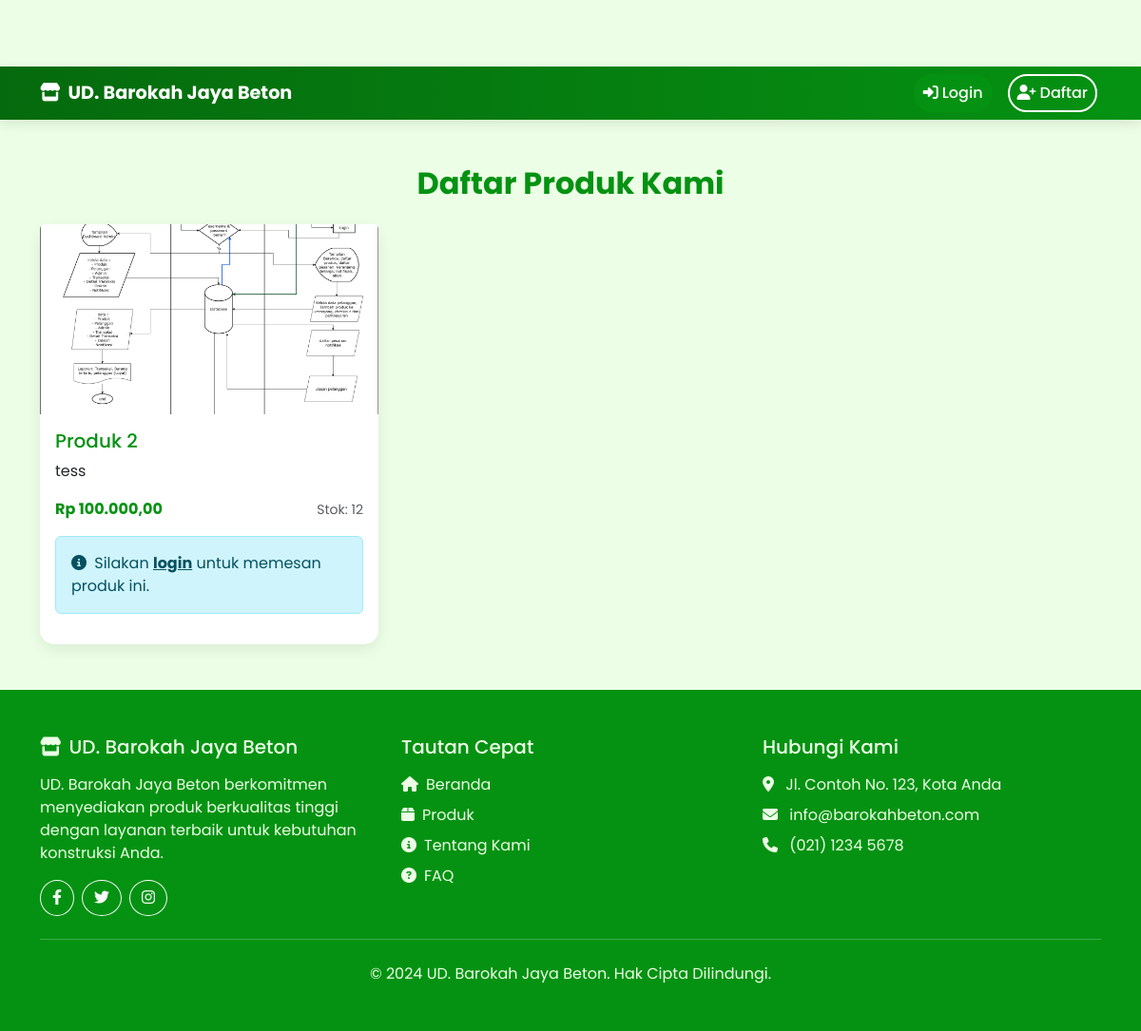
Screenshot of /produk/public/ with the database file from the repository.
### admin_dashboard/models.py (models this page shows, shortened)
class Produk(models.Model):
    nama_produk = models.CharField(max_length=255, verbose_name="Nama Produk")
    deskripsi_produk = models.TextField(verbose_name="Deskripsi Produk")
    foto_produk = models.ImageField(upload_to='produk_images/', verbose_name="Foto Produk")
    stok_produk = models.IntegerField(verbose_name="Stok Produk")
    harga_produk = models.DecimalField(max_digits=10, decimal_places=2, verbose_name="Harga Produk")
    kategori = models.ForeignKey(Kategori, on_delete=models.SET_NULL, blank=True, null=True, verbose_name="Kategori")
    class Meta:
        verbose_name_plural = "Produk"
        db_table = 'produk'

### admin_dashboard/views.py (the view)
# urls.py: path('produk/public/', views.produk_list_public, name='produk_list_public'),
def produk_list_public(request):
    produk = Produk.objects.all()
    for p in produk:
        diskon_produk = DiskonPelanggan.objects.filter(
            produk=p,
            status='aktif'
        ).first()
        if not diskon_produk:
            diskon_produk = DiskonPelanggan.objects.filter(
                produk__isnull=True,  # General discount
                status='aktif'
            ).first()
        p.diskon_aktif = diskon_produk
    context = {
        'produk': produk
    }
    return render(request, 'product_list_public.html', context)

### templates/product_list_public.html (shortened to what this page needs)
{% load static %}
{% load humanize %}
<!DOCTYPE html>
<html lang="en">
<head>
    <link href="https://cdn.jsdelivr.net/npm/bootstrap@5.3.0/dist/css/bootstrap.min.css" rel="stylesheet">
    <link rel="stylesheet" href="https://cdnjs.cloudflare.com/ajax/libs/font-awesome/6.4.0/css/all.min.css">
</head>
<body>
    {% include 'navbar_public.html' %}
    <section class="container my-5">
        <div class="row">
            <div class="col-12">
                <h2 class="mb-4 text-center fw-bold" style="color: #059212;">Daftar Produk Kami</h2>
            </div>
        </div>
        <div class="row g-4">
            {% for p in produk %}
            <div class="col-md-4 col-sm-6">
                <div class="card card-custom h-100 position-relative">
                    <img src="{{ p.foto_produk.url }}" class="card-img-top" alt="{{ p.nama_produk }}" style="height: 200px; object-fit: cover;">
                    <div class="card-body">
                        <h5 class="card-title product-title">{{ p.nama_produk }}</h5>
                        <p class="card-text product-description">{{ p.deskripsi_produk|truncatewords:20 }}</p>
                        <div class="d-flex justify-content-between align-items-center mb-3">
                            <span class="fw-bold product-price">Rp {{ p.harga_produk|intcomma }}</span>
                            <small class="text-muted">Stok: {{ p.stok_produk|intcomma }}</small>
                        </div>
                        <div class="alert alert-info" role="alert">
                            <i class="fas fa-info-circle me-1"></i>
                            Silakan <a href="{% url 'login_pelanggan' %}" class="alert-link">login</a> untuk memesan produk ini.
                        </div>
                    </div>
                </div>
            </div>
            {% endfor %}
        </div>
    </section>
    {% include 'footer.html' %}
</body>
</html>

### templates/product_list_public.html (style rules this page uses)
body { font-family: 'Poppins', sans-serif; background-color: #ECFFE6; padding-top: 70px; color: #000000; }
.card-custom { border-radius: 15px; border: none; box-shadow: 0 5px 15px rgba(0, 0, 0, 0.08); transition: transform 0.3s ease, box-shadow 0.3s ease; background-color: #FFFFFF; }
.product-title { color: #059212; }
.product-price { color: #059212; }

### rows the page displays
Produk: foto_produk (picture), nama_produk "Produk 2", deskripsi_produk "tess", harga_produk "100.000,00", stok_produk "12"
